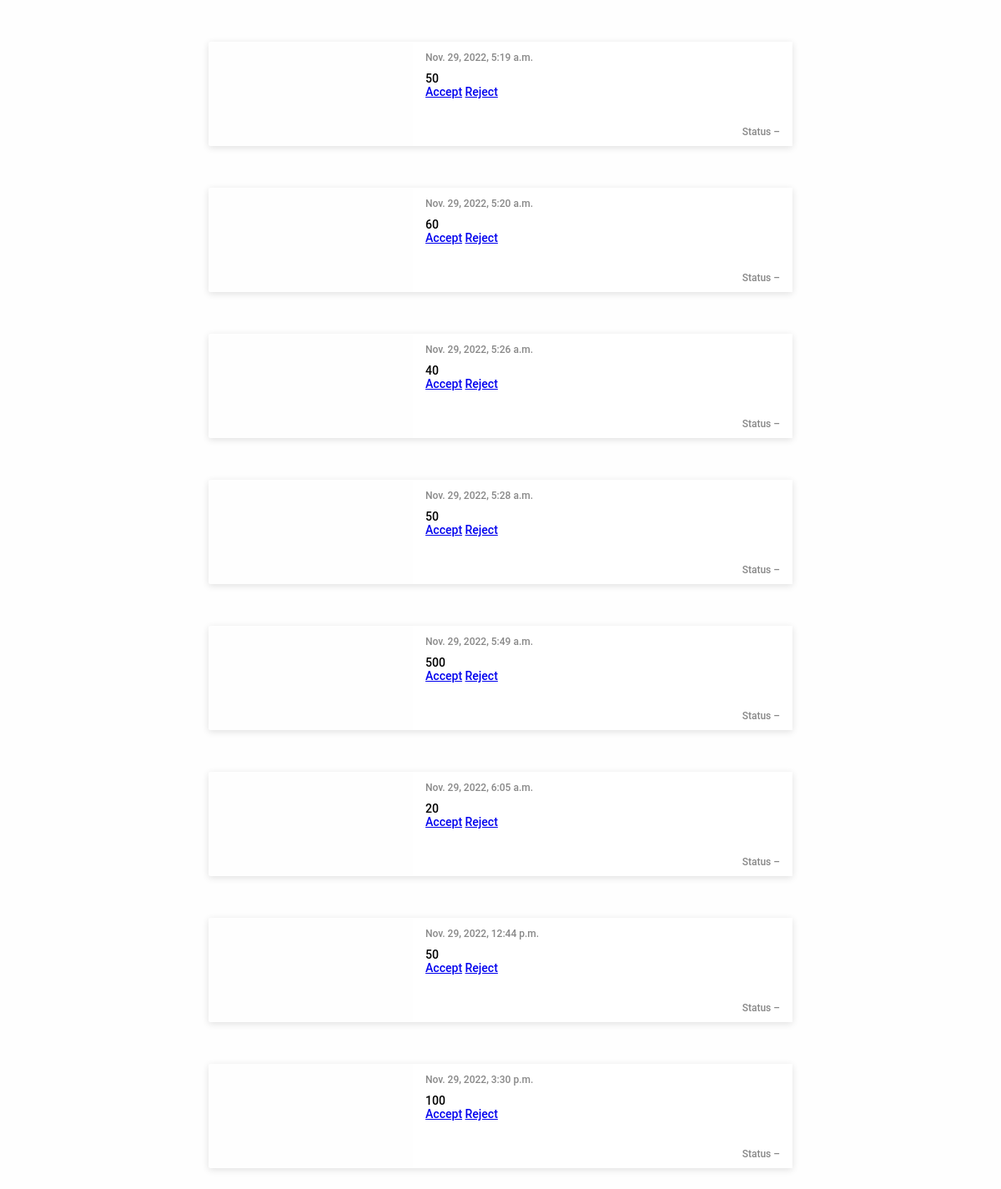
Screenshot of /bid/ with the database file from the repository.
### PharmSupply/models.py (models this page shows, shortened)
class bid(models.Model):
    bid = models.AutoField(primary_key=True)
    bid_price = models.CharField(max_length=100)
    bid_date = models.DateTimeField(auto_now_add=True)
    bid_status = models.CharField(max_length=10, default='pending')

### PharmSupply/views.py (the view)
# urls.py: path('bid/', views.bidp, name="bid"),
def bidp(request):
    bids = bid.objects.all()
    return render(request, 'bids.html', {'bids':bids})

### PharmSupply/templates/bids.html (shortened to what this page needs)
<HTML>
    {% load static %}
    <HEAD>
    </HEAD>
    <BODY>
        {% if bids %}
        {% for bid in bids %}
        <div class="container">
          <div class="card-media">
            <div class="card-media-object-container">
              <div class="card-media-object" style="background-image: url(https://i.ibb.co/NrSr4pz/medico2.jpg);"></div>
              <ul class="card-media-object-social-list">
              </ul>
            </div>
            <div class="card-media-body">
              <div class="card-media-body-top">
                <span class="subtle">{{ bid.bid_date }}</span>
              </div>
              <span class="card-media-body-heading">
                {{ bid.bid_price }}  <br>
                <div>
                <form action="" method="POST">
                    <a href="{% url 'success' %}" >Accept</a>
                    <a href="#" target="_blank">Reject</a>
                  </form>
                </div>
              </span>
              <br><br><br>
              <div class="card-media-body-supporting-bottom">
                <span class="card-media-body-supporting-bottom-text subtle u-float-right">Status &ndash; {{ bid.status }}  {{ order.status }}</span>
              </div>
            </div>
          </div>
        </div>
        {% endfor %}
        {% endif %}
    </BODY>
</HTML>

### PharmSupply/templates/bids.html (style rules this page uses)
html { background-color: #fefefe; box-sizing: border-box; font-family: 'Roboto', sans-serif; font-size: 14px; font-weight: 500; }
*, *:before, *:after { box-sizing: inherit; }
.container { margin: 50px auto 0; width: 700px; }
.u-float-right { float: right; }
.subtle { color: #888; font-size: 12px; }
.card-media { border-radius: 2px; box-shadow: 0 2px 8px rgba(0, 0, 0, .12); height: 125px; margin-bottom: 25px; transition: all 300ms ease-out; width: 100%; }
.card-media-object-container { background: none; float: left; height: 100%; width: 35%; position: relative; }
.card-media-object { background-position: center center; background-size: cover; height: 100%; }
.card-media-object-social-list { bottom: 4px; left: 10px; list-style-type: none; margin: 0; padding: 0; position: absolute; z-index: 20; }
.card-media-body { background-color: #fff; float: left; height: 100%; padding: 12px 15px; position: relative; width: 65%; }
.card-media-body-top { display: block; }
.card-media-body-heading { display: block; margin-top: 10px; }
.card-media-body-supporting-bottom { position: absolute; bottom: 10px; left: 0; opacity: 1; padding: 0 15px; transition: all 300ms ease-out; width: 100%; }
.card-media-body-supporting-bottom-text { display: inline-block; }

### rows the page displays
bid: bid_date "Nov. 29, 2022, 5:19 a.m.", bid_price "50"
bid: bid_date "Nov. 29, 2022, 5:20 a.m.", bid_price "60"
bid: bid_date "Nov. 29, 2022, 5:26 a.m.", bid_price "40"
bid: bid_date "Nov. 29, 2022, 5:28 a.m.", bid_price "50"
bid: bid_date "Nov. 29, 2022, 5:49 a.m.", bid_price "500"
bid: bid_date "Nov. 29, 2022, 6:05 a.m.", bid_price "20"
bid: bid_date "Nov. 29, 2022, 12:44 p.m.", bid_price "50"
bid: bid_date "Nov. 29, 2022, 3:30 p.m.", bid_price "100"
